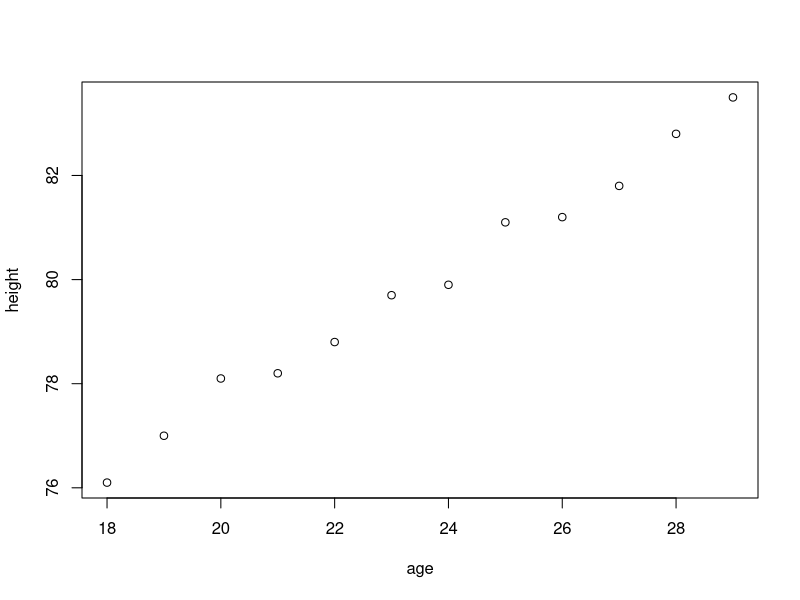

Recreate this plot in R.


library(readxl);

ageandheight <- read_excel("./regressao-linear/ageandheight.xls", sheet="Hoja2");

plot(ageandheight[,1:2])

lmHeight <- lm(height~age, data=ageandheight);
summary(lmHeight);

